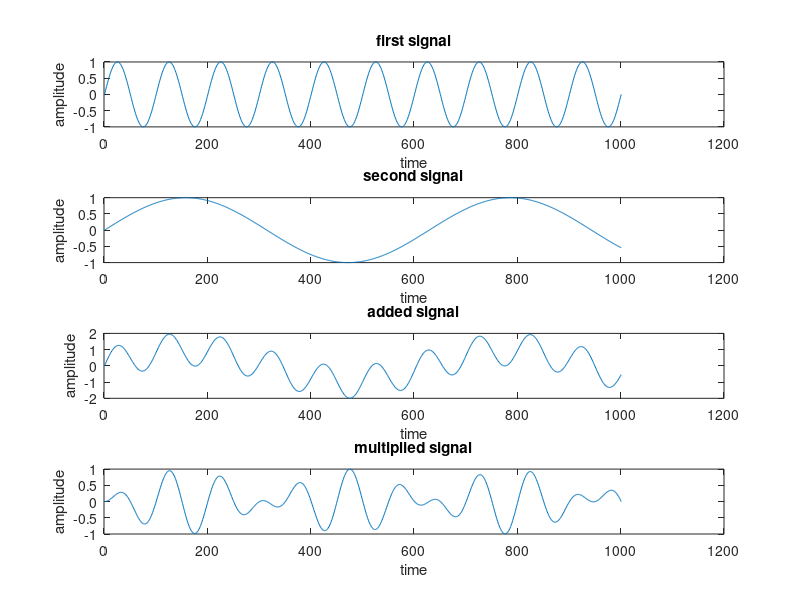

MATLAB code for this plot:
clear all;
close all;
clc;

t=0:0.01:10;

x1=sin(2*pi*t);
subplot(4,1,1);
plot(x1);
xlabel('time');
ylabel('amplitude');
title('first signal');

x2=sin(t);
subplot(4,1,2);
plot(x2);
xlabel('time');
ylabel('amplitude');
title('second signal');

x3=x1+x2;
subplot(4,1,3);
plot(x3);
xlabel('time');
ylabel('amplitude');
title('added signal');

x4=x1.*x2;
subplot(4,1,4);
plot(x4);
xlabel('time');
ylabel('amplitude');
title('multiplied signal');